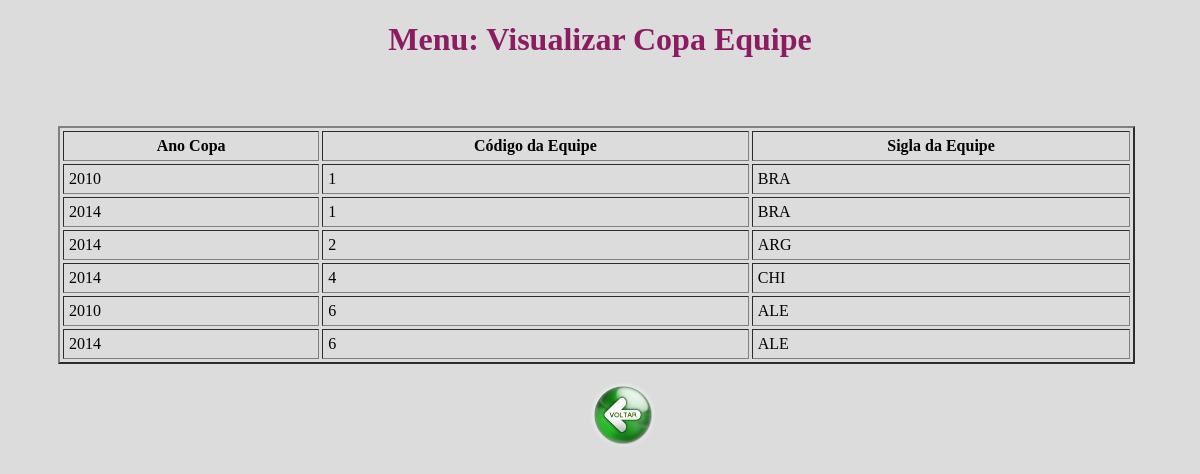
The page /copa_equipe/view_copa_equipe.php on the database its author committed.
### tables this page shows
create table copa_equipe(
ano_copa integer not null, 
cod_equipe integer not null,
primary key (ano_copa, cod_equipe),
foreign key (ano_copa) references copa(ano_copa) on update cascade on delete cascade,
foreign key (cod_equipe) references equipe(cod_equipe) on update cascade on delete cascade
);

create table equipe(
cod_equipe integer not null auto_increment, 
sigla_pais varchar(5) not null, 
cod_treinador integer not null,
primary key (cod_equipe),
foreign key (sigla_pais) references pais(sigla_pais) on update cascade on delete cascade,
foreign key (cod_treinador) references treinador(cod_treinador) on update cascade on delete cascade
);

### copa_equipe/view_copa_equipe.php (the view, shortened to what this page needs)
<?php require_once '../php_action/db_connect.php'; ?>
<!DOCTYPE html>
<html>
<head>
	<link type="text/css" rel="stylesheet" href="../php_action/stylesheet.css"/>
</head>
<body>
	<h1> <center> Menu: Visualizar Copa Equipe  </center> </h1>
<div class="manageMember">
	<br><br>
	<table border="2" cellspacing="3" cellpadding="5">
		<thead>
			<tr>
				<th>Ano Copa</th>
				<th>Código da Equipe</th>
				<th>Sigla da Equipe</th>
			</tr>
		</thead>
		<tbody>
			<?php
			$sql = "SELECT cp.ano_copa, cp.cod_equipe, equipe.sigla_pais  FROM copa_equipe as cp, equipe
					where cp.cod_equipe = equipe.cod_equipe";
			$result = $connect->query($sql);
			if($result->num_rows > 0) {
				while($row = $result->fetch_assoc()) {
					echo "<tr>
						<td>".$row['ano_copa']."</td>
						<td>".$row['cod_equipe']."</td>
						<td>".$row['sigla_pais']."</td>
					</tr>";
				}
			} else {
				echo "<tr><td colspan='5'><center>No Data Avaliable</center></td></tr>";
			}
			?>
		</tbody>
	</table>
	<form method="post" action="./crud_copa_equipe.php">
	<br><center>&emsp; &emsp; &emsp; &emsp; &emsp; &emsp; &emsp; &emsp; &emsp; &emsp; &emsp; &emsp; &emsp; &emsp; &emsp; <input type="image" src="../botao_voltar.png" alt="Submit" width="65" height="65"></center>
	</form>
</div>
</body>
</html>

### php_action/stylesheet.css (style rules this page uses)
h1 { color: #8B1C62; }

### copa_equipe/view_copa_equipe.php (style rules this page uses)
body { background: #DCDCDC; }
.manageMember { width: 70%; margin: 10px 30px 30px 50px; }
table { width: 130%; height: 20%; margin-top: 10px; }

### rows shown on the page
copa_equipe: ano_copa "2010", cod_equipe "1", cod_equipe.sigla_pais "BRA"
copa_equipe: ano_copa "2014", cod_equipe "1", cod_equipe.sigla_pais "BRA"
copa_equipe: ano_copa "2014", cod_equipe "2", cod_equipe.sigla_pais "ARG"
copa_equipe: ano_copa "2014", cod_equipe "4", cod_equipe.sigla_pais "CHI"
copa_equipe: ano_copa "2010", cod_equipe "6", cod_equipe.sigla_pais "ALE"
copa_equipe: ano_copa "2014", cod_equipe "6", cod_equipe.sigla_pais "ALE"
